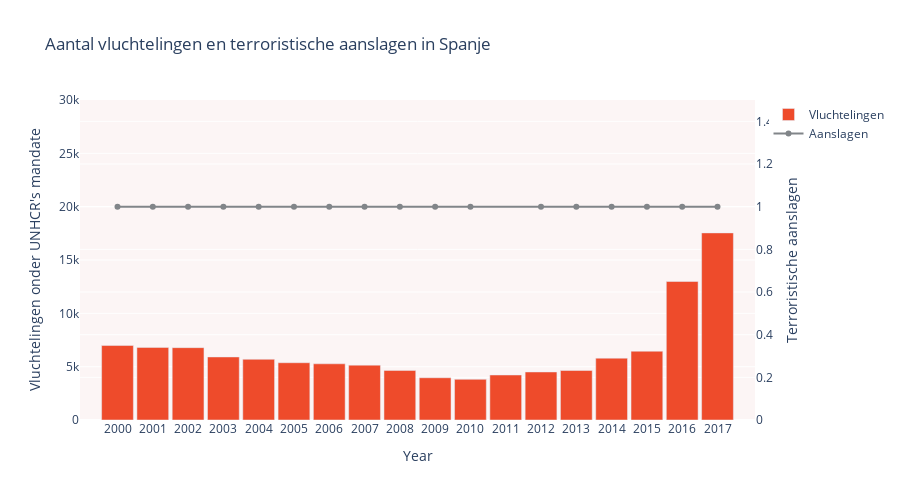

Write notebook code for a chart like this one.
### Markdown cell above
x

### Code cell
df10 = df5[df5["Country of asylum"] == 'Spain']
df10.head()

df11 = df8[df8["country"] == 'Spain']
df11.head()
colors = ['rgb(238, 75, 43)', 'rgb(252,245,245)', 'rgb(129, 133, 137)']
fig = go.Figure()

fig.add_trace(go.Bar(
    x=df10['Year'],
    y=df10["Refugees under UNHCR's mandate"],
    marker_color='rgb(238, 75, 43)',
    name="Vluchtelingen",
    yaxis='y'  
))

fig.add_trace(go.Scatter(
    x=df11['year'],
    y=df11[('count')],
    marker_color='rgb(129, 133, 137)',
    name="Aanslagen",
    yaxis='y2'  
))

fig.update_layout(
    title='Aantal vluchtelingen en terroristische aanslagen in Spanje',
    xaxis=dict(type='category'),
    yaxis=dict(range=[0, 30000], title="Vluchtelingen onder UNHCR's mandate" , side='left'),
    yaxis2=dict(range=[0, 1.5], title="Terroristische aanslagen", overlaying='y', side='right'),  
    xaxis_title='Year',
    height=500,
    bargap=0.1,
    plot_bgcolor='rgb(252,245,245)',
)

fig.show()

### Figure 1 — Plotly figure (JSON) as saved in the notebook; plotly's stock layout.template omitted (floating-point values rounded to 4 significant figures)
{"data": [{"marker": {"color": "rgb(238, 75, 43)"}, "name": "Vluchtelingen", "type": "bar", "x": [2000, 2001, 2002, 2003, 2004, 2005, 2006, 2007, 2008, 2009, 2010, 2011, 2012, 2013, 2014, 2015, 2016, 2017], "y": [6982, 6804, 6783, 5912, 5690, 5369, 5269, 5143, 4649, 3960, 3814, 4220, 4502, 4641, 5797, 6447, 12983, 17541], "yaxis": "y"}, {"marker": {"color": "rgb(129, 133, 137)"}, "name": "Aanslagen", "type": "scatter", "x": [2000, 2001, 2002, 2003, 2004, 2005, 2006, 2007, 2008, 2009, 2010, 2012, 2013, 2014, 2015, 2016, 2017], "y": [1, 1, 1, 1, 1, 1, 1, 1, 1, 1, 1, 1, 1, 1, 1, 1, 1], "yaxis": "y2"}], "layout": {"bargap": 0.1, "height": 500, "plot_bgcolor": "rgb(252,245,245)", "title": {"text": "Aantal vluchtelingen en terroristische aanslagen in Spanje"}, "xaxis": {"title": {"text": "Year"}, "type": "category"}, "yaxis": {"range": [0, 30000], "side": "left", "title": {"text": "Vluchtelingen onder UNHCR's mandate"}}, "yaxis2": {"overlaying": "y", "range": [0, 1.5], "side": "right", "title": {"text": "Terroristische aanslagen"}}}}
